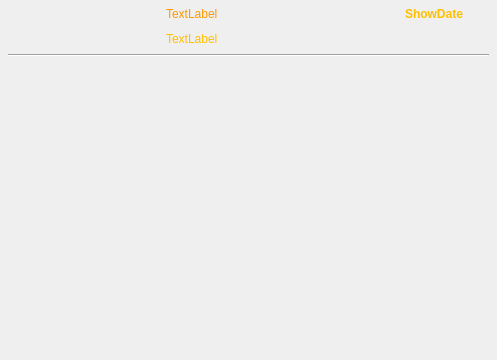
<?xml version="1.0" encoding="UTF-8"?>
<ui version="4.0">
 <class>m_Window</class>
 <widget class="QFrame" name="m_Window">
  <property name="geometry">
   <rect>
    <x>0</x>
    <y>0</y>
    <width>497</width>
    <height>360</height>
   </rect>
  </property>
  <property name="frameShape">
   <enum>QFrame::NoFrame</enum>
  </property>
  <property name="frameShadow">
   <enum>QFrame::Sunken</enum>
  </property>
  <layout class="QGridLayout" name="m_Grid">
   <property name="sizeConstraint">
    <enum>QLayout::SetDefaultConstraint</enum>
   </property>
   <property name="leftMargin">
    <number>4</number>
   </property>
   <property name="topMargin">
    <number>0</number>
   </property>
   <property name="rightMargin">
    <number>4</number>
   </property>
   <property name="bottomMargin">
    <number>4</number>
   </property>
   <property name="horizontalSpacing">
    <number>0</number>
   </property>
   <property name="verticalSpacing">
    <number>4</number>
   </property>
   <item row="3" column="0" colspan="3">
    <widget class="CSkinProgressWidget" name="m_CentralContainer" native="true">
     <property name="sizePolicy">
      <sizepolicy hsizetype="Expanding" vsizetype="Expanding">
       <horstretch>0</horstretch>
       <verstretch>0</verstretch>
      </sizepolicy>
     </property>
     <property name="progress" stdset="0">
      <number>1</number>
     </property>
    </widget>
   </item>
   <item row="1" column="0" colspan="3">
    <widget class="QWidget" name="m_TitleBar" native="true">
     <property name="styleSheet">
      <string notr="true">#m_TitleBar {/*INCLUDE_UI_windowtitlecolor.qss*/}</string>
     </property>
     <layout class="QGridLayout" name="m_Grid_2">
      <property name="leftMargin">
       <number>4</number>
      </property>
      <property name="topMargin">
       <number>4</number>
      </property>
      <property name="rightMargin">
       <number>4</number>
      </property>
      <property name="bottomMargin">
       <number>4</number>
      </property>
      <property name="spacing">
       <number>8</number>
      </property>
      <item row="0" column="3">
       <widget class="CSkinOneLineText" name="m_ShowDate">
        <property name="palette">
         <palette>
          <active>
           <colorrole role="WindowText">
            <brush brushstyle="SolidPattern">
             <color alpha="255">
              <red>255</red>
              <green>191</green>
              <blue>0</blue>
             </color>
            </brush>
           </colorrole>
          </active>
          <inactive>
           <colorrole role="WindowText">
            <brush brushstyle="SolidPattern">
             <color alpha="255">
              <red>255</red>
              <green>191</green>
              <blue>0</blue>
             </color>
            </brush>
           </colorrole>
          </inactive>
          <disabled>
           <colorrole role="WindowText">
            <brush brushstyle="SolidPattern">
             <color alpha="255">
              <red>120</red>
              <green>120</green>
              <blue>120</blue>
             </color>
            </brush>
           </colorrole>
          </disabled>
         </palette>
        </property>
        <property name="font">
         <font>
          <weight>75</weight>
          <bold>true</bold>
         </font>
        </property>
        <property name="text">
         <string notr="true">ShowDate</string>
        </property>
        <property name="addheight" stdset="0">
         <number>3</number>
        </property>
       </widget>
      </item>
      <item row="0" column="5">
       /*INCLUDE_UI_closebutton.w*/
      </item>
      <item row="2" column="0" colspan="6">
       <widget class="Line" name="line">
        <property name="orientation">
         <enum>Qt::Horizontal</enum>
        </property>
       </widget>
      </item>
      <item row="0" column="0" rowspan="2">
       <widget class="Playlist::View::CChannelSettingLogo" name="m_LogoImg" native="true">
        <property name="sizePolicy">
         <sizepolicy hsizetype="Fixed" vsizetype="Expanding">
          <horstretch>0</horstretch>
          <verstretch>0</verstretch>
         </sizepolicy>
        </property>
        <property name="minimumSize">
         <size>
          <width>150</width>
          <height>0</height>
         </size>
        </property>
        <property name="contextMenuPolicy">
         <enum>Qt::NoContextMenu</enum>
        </property>
       </widget>
      </item>
      <item row="1" column="1">
       <widget class="CSkinOneLineText" name="m_CurrentEpg">
        <property name="sizePolicy">
         <sizepolicy hsizetype="Expanding" vsizetype="Minimum">
          <horstretch>0</horstretch>
          <verstretch>0</verstretch>
         </sizepolicy>
        </property>
        <property name="palette">
         <palette>
          <active>
           <colorrole role="WindowText">
            <brush brushstyle="SolidPattern">
             <color alpha="255">
              <red>255</red>
              <green>191</green>
              <blue>0</blue>
             </color>
            </brush>
           </colorrole>
          </active>
          <inactive>
           <colorrole role="WindowText">
            <brush brushstyle="SolidPattern">
             <color alpha="255">
              <red>255</red>
              <green>191</green>
              <blue>0</blue>
             </color>
            </brush>
           </colorrole>
          </inactive>
          <disabled>
           <colorrole role="WindowText">
            <brush brushstyle="SolidPattern">
             <color alpha="255">
              <red>120</red>
              <green>120</green>
              <blue>120</blue>
             </color>
            </brush>
           </colorrole>
          </disabled>
         </palette>
        </property>
        <property name="text">
         <string>TextLabel</string>
        </property>
        <property name="alignment">
         <set>Qt::AlignLeading|Qt::AlignLeft|Qt::AlignVCenter</set>
        </property>
       </widget>
      </item>
      <item row="0" column="1" colspan="2">
       <widget class="CSkinOneLineText" name="m_WindowTitle">
        <property name="sizePolicy">
         <sizepolicy hsizetype="Expanding" vsizetype="Minimum">
          <horstretch>0</horstretch>
          <verstretch>0</verstretch>
         </sizepolicy>
        </property>
        <property name="palette">
         <palette>
          <active>
           <colorrole role="WindowText">
            <brush brushstyle="SolidPattern">
             <color alpha="255">
              <red>255</red>
              <green>153</green>
              <blue>0</blue>
             </color>
            </brush>
           </colorrole>
          </active>
          <inactive>
           <colorrole role="WindowText">
            <brush brushstyle="SolidPattern">
             <color alpha="255">
              <red>255</red>
              <green>153</green>
              <blue>0</blue>
             </color>
            </brush>
           </colorrole>
          </inactive>
          <disabled>
           <colorrole role="WindowText">
            <brush brushstyle="SolidPattern">
             <color alpha="255">
              <red>120</red>
              <green>120</green>
              <blue>120</blue>
             </color>
            </brush>
           </colorrole>
          </disabled>
         </palette>
        </property>
        <property name="text">
         <string>TextLabel</string>
        </property>
        <property name="alignment">
         <set>Qt::AlignLeading|Qt::AlignLeft|Qt::AlignVCenter</set>
        </property>
        <property name="addheight" stdset="0">
         <number>2</number>
        </property>
       </widget>
      </item>
      <item row="0" column="4">
       <spacer name="horizontalSpacer">
        <property name="orientation">
         <enum>Qt::Horizontal</enum>
        </property>
        <property name="sizeType">
         <enum>QSizePolicy::Fixed</enum>
        </property>
        <property name="sizeHint" stdset="0">
         <size>
          <width>10</width>
          <height>20</height>
         </size>
        </property>
       </spacer>
      </item>
     </layout>
    </widget>
   </item>
  </layout>
 </widget>
 <customwidgets>
  <customwidget>
   <class>CSkinOneLineText</class>
   <extends>QLabel</extends>
   <header>skinonelinetext.h</header>
  </customwidget>
  <customwidget>
   <class>CSkinProgressWidget</class>
   <extends>QWidget</extends>
   <header>skinprogresswidget.h</header>
   <container>1</container>
  </customwidget>
  <customwidget>
   <class>Playlist::View::CChannelSettingLogo</class>
   <extends>QWidget</extends>
   <header>channelsettinglogo.h</header>
  </customwidget>
 </customwidgets>
 <resources/>
 <connections/>
</ui>
